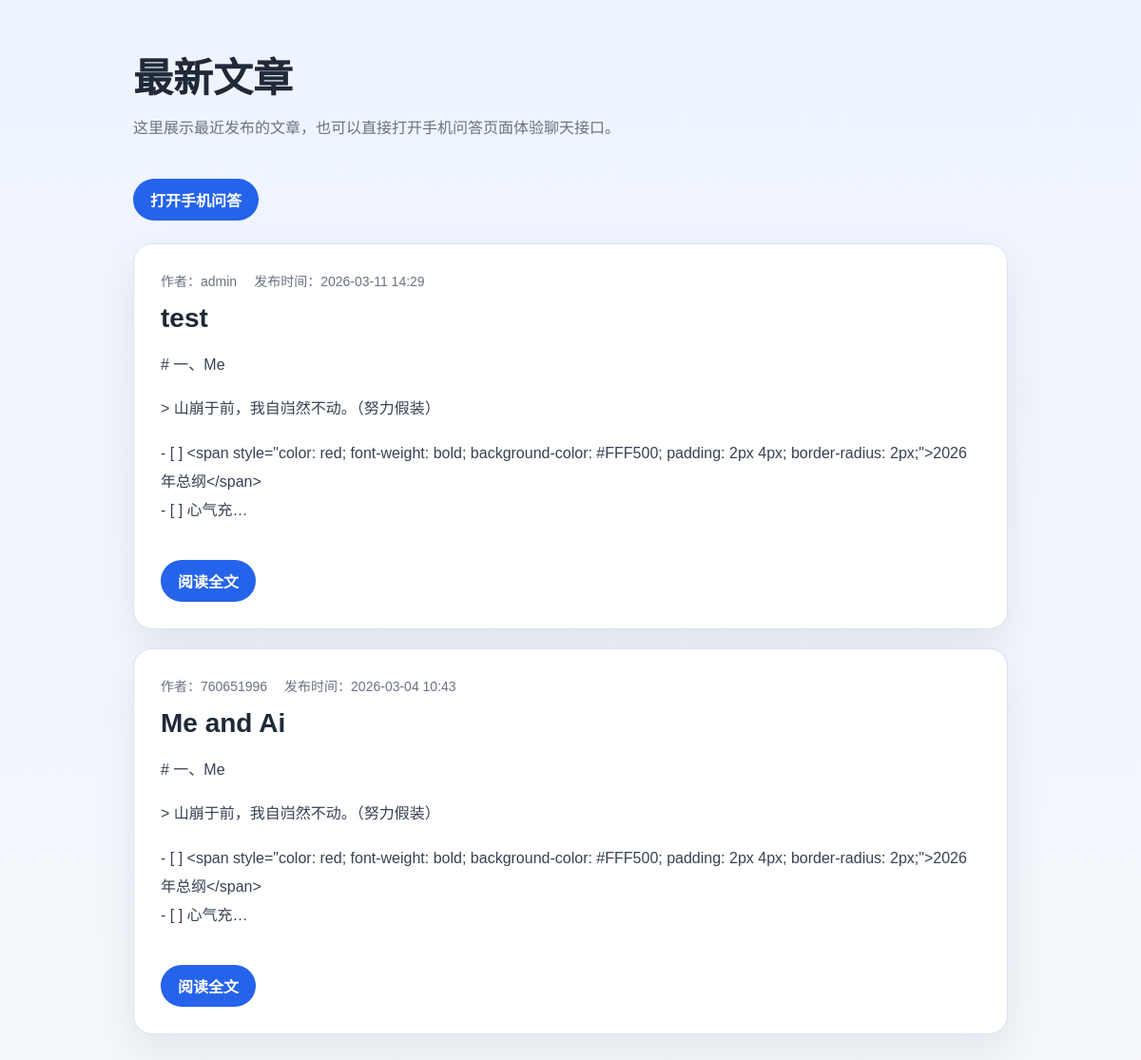
The page / on the database its author committed.
### blog/models.py (models this page shows, shortened)
class Post(models.Model):
    title = models.CharField(max_length=100)
    content = models.TextField()
    date_posted = models.DateTimeField(default=timezone.now)
    author = models.ForeignKey(User, on_delete=models.CASCADE)

### blog/views.py (the view)
# urls.py: path('', views.home, name='blog-home'),
def home(request):
    posts = Post.objects.select_related('author').order_by('-date_posted')
    return render(request, 'blog/home.html', {'posts': posts})

### blog/templates/blog/home.html (shortened to what this page needs)
{% extends "blog/base.html" %}
{% block page_title %}最新文章{% endblock %}
{% block page_intro %}这里展示最近发布的文章，也可以直接打开手机问答页面体验聊天接口。{% endblock %}
{% block hero_actions %}
    <div class="hero-actions">
        <a class="button" href="{% url 'chat-page' %}">打开手机问答</a>
    </div>
{% endblock %}
{% block content %}
    {% for post in posts %}
        <article class="post-card">
            <div class="meta">
                <span>作者：{{ post.author.username }}</span>
                <span>发布时间：{{ post.date_posted|date:"Y-m-d H:i" }}</span>
            </div>
            <h2>
                <a href="{% url 'post-detail' post.pk %}">{{ post.title }}</a>
            </h2>
            <div class="post-body">
                {{ post.content|truncatechars:180|linebreaks }}
            </div>
            <a class="button" href="{% url 'post-detail' post.pk %}">阅读全文</a>
        </article>
    {% empty %}
        <section class="empty-state">
            <h2>还没有文章</h2>
            <p>你可以先在后台创建文章，创建后这里会自动显示。</p>
        </section>
    {% endfor %}
{% endblock %}

### blog/templates/blog/base.html (shortened to what this page needs)
<!DOCTYPE html>
<html lang="zh-CN">
<head>
</head>
<body>
    <main class="wrapper">
        <header class="hero">
            <h1>{% block page_title %}博客{% endblock %}</h1>
            <p>{% block page_intro %}欢迎来到博客。{% endblock %}</p>
            {% block hero_actions %}{% endblock %}
        </header>
        {% block content %}{% endblock %}
    </main>
</body>
</html>

### blog/templates/blog/base.html (style rules this page uses)
:root { color-scheme: light; --bg: #f5f7fb; --panel: #ffffff; --text: #1f2937; --muted: #6b7280; --primary: #2563eb; --primary-hover: #1d4ed8; --border: #dbe3f0; --shadow: 0 18px 45px rgba(15, 23, 42, 0.08); }
* { box-sizing: border-box; }
body { margin: 0; font-family: "Microsoft YaHei", Arial, sans-serif; background: linear-gradient(180deg, #eef4ff 0%, var(--bg) 100%); color: var(--text); }
.wrapper { width: min(920px, calc(100% - 32px)); margin: 0 auto; padding: 48px 0 72px; }
.hero { margin-bottom: 24px; }
.hero h1 { margin: 0 0 12px; font-size: clamp(30px, 4vw, 42px); }
.hero p { margin: 0; color: var(--muted); font-size: 16px; line-height: 1.8; }
.hero-actions { display: flex; flex-wrap: wrap; gap: 12px; margin-top: 18px; }
.post-card, .detail-card, .empty-state { background: var(--panel); border: 1px solid var(--border); border-radius: 20px; padding: 28px; box-shadow: var(--shadow); }
.post-card + .post-card { margin-top: 20px; }
.meta { display: flex; flex-wrap: wrap; gap: 10px 18px; color: var(--muted); font-size: 14px; margin-bottom: 14px; }
h2 { margin: 0 0 18px; font-size: 28px; }
h2 a { color: inherit; text-decoration: none; }
.post-body, .detail-body { font-size: 16px; line-height: 1.9; color: #374151; }
.button, .back-link { display: inline-flex; align-items: center; justify-content: center; min-height: 44px; padding: 0 18px; border-radius: 999px; background: var(--primary); color: #ffffff; text-decoration: none; font-weight: 600; margin-top: 20px; border: none; }

### rows shown on the page
Post: author.username "admin", date_posted "2026-03-11 14:29", title "test", content "# 一、Me > 山崩于前，我自岿然不动。（努力假装） - [ ] <span style=\"color: red; font-weight: bold; background-color: #FFF500; padding: 2px 4px; border-radius: 2px;\">2026年总纲</span> - [ ] 心气充…"
Post: author.username "760651996", date_posted "2026-03-04 10:43", title "Me and Ai", content "# 一、Me > 山崩于前，我自岿然不动。（努力假装） - [ ] <span style=\"color: red; font-weight: bold; background-color: #FFF500; padding: 2px 4px; border-radius: 2px;\">2026年总纲</span> - [ ] 心气充…"
